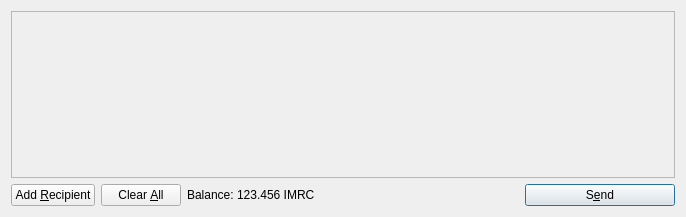
<?xml version="1.0" encoding="UTF-8"?>
<ui version="4.0">
 <class>SendCoinsDialog</class>
 <widget class="QDialog" name="SendCoinsDialog">
  <property name="geometry">
   <rect>
    <x>0</x>
    <y>0</y>
    <width>686</width>
    <height>217</height>
   </rect>
  </property>
  <property name="windowTitle">
   <string>Send Coins</string>
  </property>
  <layout class="QVBoxLayout" name="verticalLayout">
   <item>
    <widget class="QScrollArea" name="scrollArea">
     <property name="widgetResizable">
      <bool>true</bool>
     </property>
     <widget class="QWidget" name="scrollAreaWidgetContents">
      <property name="geometry">
       <rect>
        <x>0</x>
        <y>0</y>
        <width>666</width>
        <height>165</height>
       </rect>
      </property>
      <layout class="QVBoxLayout" name="verticalLayout_2">
       <property name="margin">
        <number>0</number>
       </property>
       <item>
        <layout class="QVBoxLayout" name="entries">
         <property name="spacing">
          <number>6</number>
         </property>
        </layout>
       </item>
       <item>
        <spacer name="verticalSpacer">
         <property name="orientation">
          <enum>Qt::Vertical</enum>
         </property>
         <property name="sizeHint" stdset="0">
          <size>
           <width>20</width>
           <height>40</height>
          </size>
         </property>
        </spacer>
       </item>
      </layout>
     </widget>
    </widget>
   </item>
   <item>
    <layout class="QHBoxLayout" name="horizontalLayout">
     <item>
      <widget class="QPushButton" name="addButton">
       <property name="toolTip">
        <string>Send to multiple recipients at once</string>
       </property>
       <property name="text">
        <string>Add &amp;Recipient</string>
       </property>
       <property name="icon">
        <iconset resource="../bitcoin.qrc">
         <normaloff>:/icons/add</normaloff>:/icons/add</iconset>
       </property>
       <property name="autoDefault">
        <bool>false</bool>
       </property>
      </widget>
     </item>
     <item>
      <widget class="QPushButton" name="clearButton">
       <property name="sizePolicy">
        <sizepolicy hsizetype="Minimum" vsizetype="Fixed">
         <horstretch>0</horstretch>
         <verstretch>0</verstretch>
        </sizepolicy>
       </property>
       <property name="toolTip">
        <string>Remove all transaction fields</string>
       </property>
       <property name="text">
        <string>Clear &amp;All</string>
       </property>
       <property name="icon">
        <iconset resource="../bitcoin.qrc">
         <normaloff>:/icons/remove</normaloff>:/icons/remove</iconset>
       </property>
       <property name="autoRepeatDelay">
        <number>300</number>
       </property>
       <property name="autoDefault">
        <bool>false</bool>
       </property>
      </widget>
     </item>
     <item>
      <layout class="QHBoxLayout" name="horizontalLayout_2">
       <property name="spacing">
        <number>3</number>
       </property>
       <item>
        <widget class="QLabel" name="label">
         <property name="text">
          <string>Balance:</string>
         </property>
        </widget>
       </item>
       <item>
        <widget class="QLabel" name="labelBalance">
         <property name="cursor">
          <cursorShape>IBeamCursor</cursorShape>
         </property>
         <property name="text">
          <string>123.456 IMRC</string>
         </property>
         <property name="textInteractionFlags">
          <set>Qt::LinksAccessibleByMouse|Qt::TextSelectableByKeyboard|Qt::TextSelectableByMouse</set>
         </property>
        </widget>
       </item>
      </layout>
     </item>
     <item>
      <spacer name="horizontalSpacer">
       <property name="orientation">
        <enum>Qt::Horizontal</enum>
       </property>
       <property name="sizeHint" stdset="0">
        <size>
         <width>40</width>
         <height>20</height>
        </size>
       </property>
      </spacer>
     </item>
     <item>
      <widget class="QPushButton" name="sendButton">
       <property name="minimumSize">
        <size>
         <width>150</width>
         <height>0</height>
        </size>
       </property>
       <property name="toolTip">
        <string>Confirm the send action</string>
       </property>
       <property name="text">
        <string>S&amp;end</string>
       </property>
       <property name="icon">
        <iconset resource="../bitcoin.qrc">
         <normaloff>:/icons/send</normaloff>:/icons/send</iconset>
       </property>
       <property name="default">
        <bool>true</bool>
       </property>
      </widget>
     </item>
    </layout>
   </item>
  </layout>
 </widget>
 <resources>
  <include location="../bitcoin.qrc"/>
 </resources>
 <connections/>
</ui>
